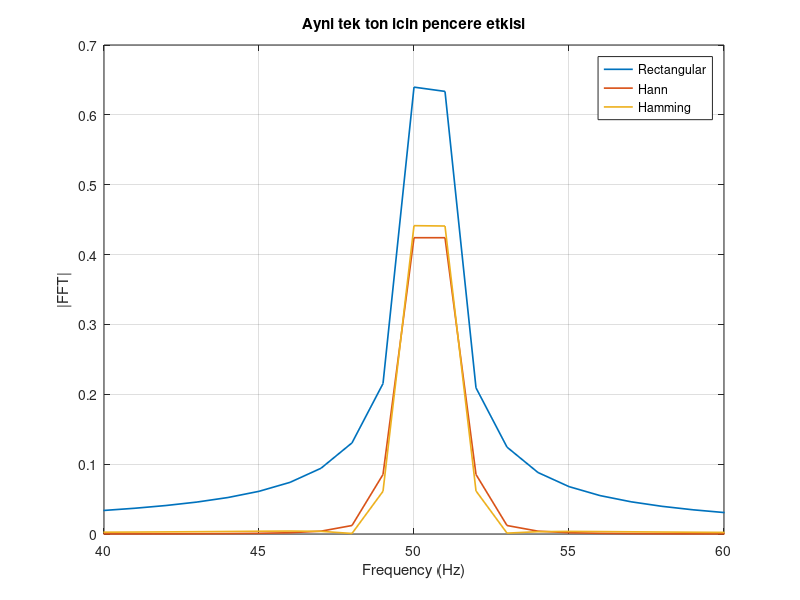

Reproduce this figure in MATLAB.
clc; clear; close all
%% parametreler
Fs = 1000;
T = 1.0;
t = (0:1/Fs:T-1/Fs)';
N = length(t);
f0 = 50.5;      % bin'e tam oturmayan ton
x = sin(2*pi*f0*t);

%% pencereler
w_rect = ones(N,1);
w_hann = hann(N);
w_hamm = hamming(N);

%% pencere uygulanmis sinyaller
x_rect = x .* w_rect;
x_hann = x .* w_hann;
x_hamm = x .* w_hamm;

%% fft'ler
X_rect = fft(x_rect)/N;
X_hann = fft(x_hann)/N;
X_hamm = fft(x_hamm)/N;
K = floor(N/2)+1;
f = (0:K-1)*(Fs/N);
mag_rect = abs(X_rect(1:K));
mag_hann = abs(X_hann(1:K));
mag_hamm = abs(X_hamm(1:K));
mag_rect(2:end-1) = 2*mag_rect(2:end-1);
mag_hann(2:end-1) = 2*mag_hann(2:end-1);
mag_hamm(2:end-1) = 2*mag_hamm(2:end-1);

%% spektrum karsilastirmasi
figure;
plot(f, mag_rect, 'LineWidth', 1.2); hold on
plot(f, mag_hann, 'LineWidth', 1.2);
plot(f, mag_hamm, 'LineWidth', 1.2);
grid on
xlim([40 60])
xlabel('Frequency (Hz)')
ylabel('|FFT|')
legend('Rectangular', 'Hann', 'Hamming')
title('Ayni tek ton icin pencere etkisi')
saveas(gcf, '../assets/windowing_comparison.png');
